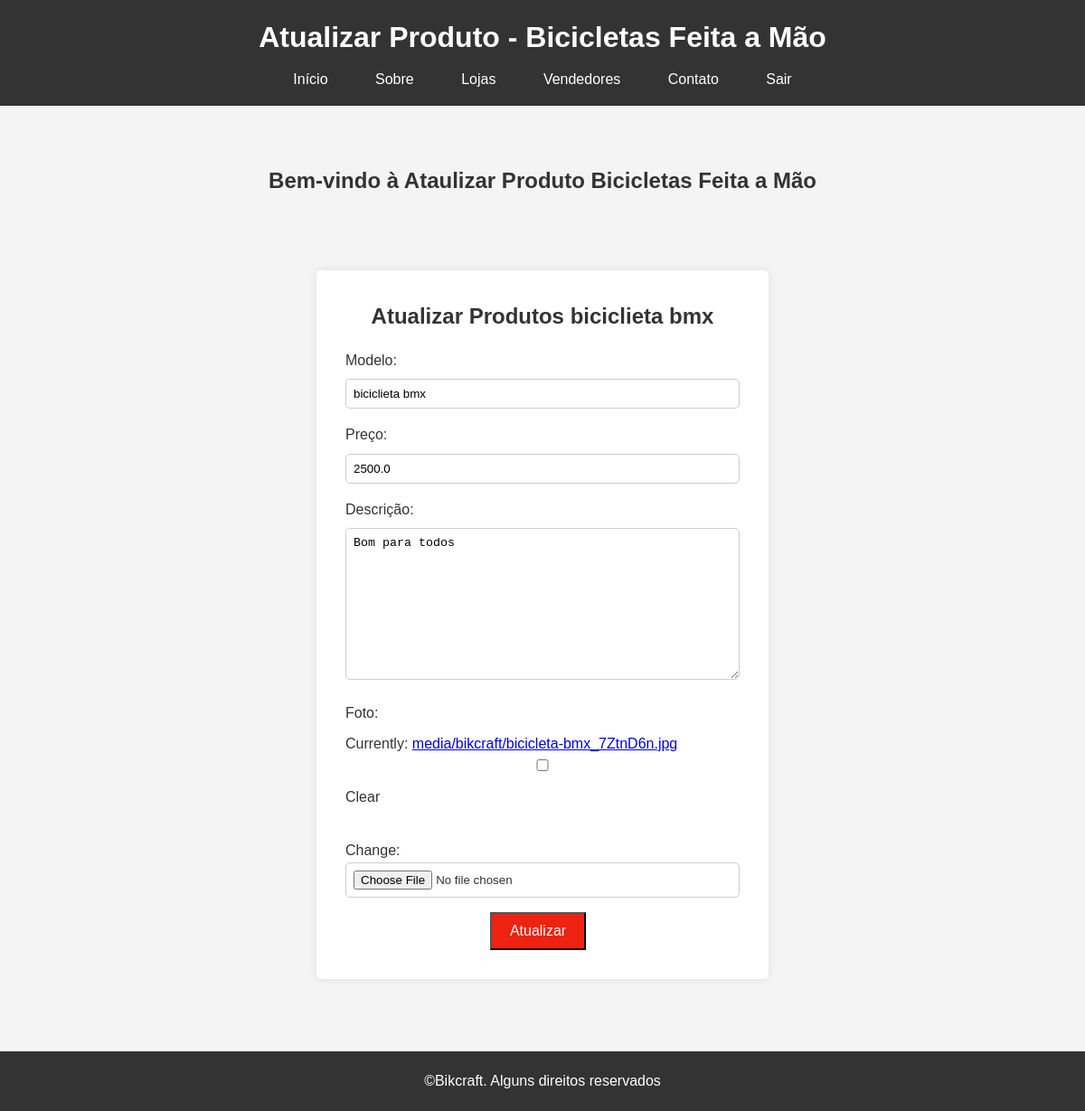
The app's page /produtos/atualizar/23/ (signed in) with its own data.
### bikcraft/models.py (models this page shows, shortened)
class Bike(models.Model):
    modelo = models.CharField(max_length=255, verbose_name='Modelo')
    preco = models.FloatField(verbose_name='Preço')
    descricao = models.TextField(verbose_name='Descrição', blank=True, null=True)
    foto = models.ImageField(upload_to='media/bikcraft/', blank=True, null=True, verbose_name='Foto')

### bikcraft/views.py (the view)
# urls.py: path('produtos/atualizar/<int:pk>/', views.UpdateProdutoView.as_view(), name='pagina-atualizado'),
@method_decorator(login_required, name='dispatch')
class UpdateProdutoView(UpdateView):
    model = Bike
    template_name = 'cadastra_produtos_atualizar.html'
    form_class = BikeModelForm
    success_url = '/produtos/'

### bikcraft/forms.py (shortened to what this page needs)
class BikeModelForm(forms.ModelForm):
    class Meta:
        model = Bike
        fields = '__all__'

### bikcraft/templates/cadastra_produtos_atualizar.html (shortened to what this page needs)
{% load static %}
<!DOCTYPE html>
<html lang="pt-BR">
<head>
    <link rel="stylesheet" href="{% static "base/css/cadastra-produtos.css" %}">
</head>
<body>
    <header>
        <h1>Atualizar Produto - Bicicletas Feita a Mão</h1>
        <nav>
            <ul>
                <li><a href='{% url "pagina-inicial" %}'>Início</a></li>
                <li><a href="{% url "pagina-sobre" %}">Sobre</a></li>
                <li><a href='{% url "pagina-loja" %}'>Lojas</a></li>
                <li><a href='{% url "pagina-vendedores" %}'>Vendedores</a></li>
                <li><a href="{% url "pagina-contados" %}">Contato</a></li>
                {% if request.user.is_authenticated %}
                    <li><a href='{% url "sair" %}'>Sair</a></li>
                {% else %}
                    <li><a href='{% url "cadastra-usuario" %}'>Cadastro</a></li>
                    <li><a href='{% url "acessar" %}'>Entrar</a></li>
                {% endif %}
            </ul>
        </nav>
    </header>
    <section id="home">
        <h2>Bem-vindo à Ataulizar Produto Bicicletas Feita a Mão</h2>
    </section>
    <section class="contact-form">
        <h2>Atualizar Produtos {{bike.modelo}}</h2>
        <form method='POST' enctype='multipart/form-data' action='{% url "pagina-atualizado" bike.id %}'>
            {{form.as_p}}
            <div class='button-container'>
                <button type='submit'>Atualizar</button>
            </div>
        </form>
    </section>
    <footer>
        <p>&copy;Bikcraft. Alguns direitos reservados</p>
    </footer>
</body>
</html>

### templates/static/base/css/cadastra-produtos.css (style rules this page uses)
* { margin: 0; padding: 0; box-sizing: border-box; }
body { font-family: Arial, sans-serif; line-height: 1.6; background-color: #f4f4f4; color: #333; }
#home { text-align: center; margin: 4rem; }
header { background: #333; color: #fff; padding: 1rem 0; text-align: center; }
header h1 { margin-bottom: 0.5rem; }
nav ul { list-style: none; }
nav ul li { display: inline; margin: 0 0.5rem; }
nav ul li a { color: #fff; text-decoration: none; padding: 0.5rem 1rem; }
.contact-form { background: #fff; padding: 2rem; margin: 5rem auto; border-radius: 5px; box-shadow: 0 0 10px rgba(0,0,0,0.1); max-width: 500px; }
.contact-form h2 { margin-bottom: 1rem; text-align: center; }
.contact-form label { display: block; margin-bottom: 0.5rem; }
.contact-form input, .contact-form textarea { width: 100%; padding: 0.5rem; margin-bottom: 1rem; border: 1px solid #ccc; border-radius: 5px; }
.button-container { text-align: center; }
.button-container button { display: inline-block; margin-right: 10px; padding: 10px 20px; font-size: 16px; cursor: pointer; background: #e21; color: #fff; }
footer { background: #333; color: #fff; text-align: center; padding: 20px 0; }
footer p { margin: 0; }

### records on screen
Bike: modelo "biciclieta bmx", preco "2500.0", descricao "Bom para todos"
